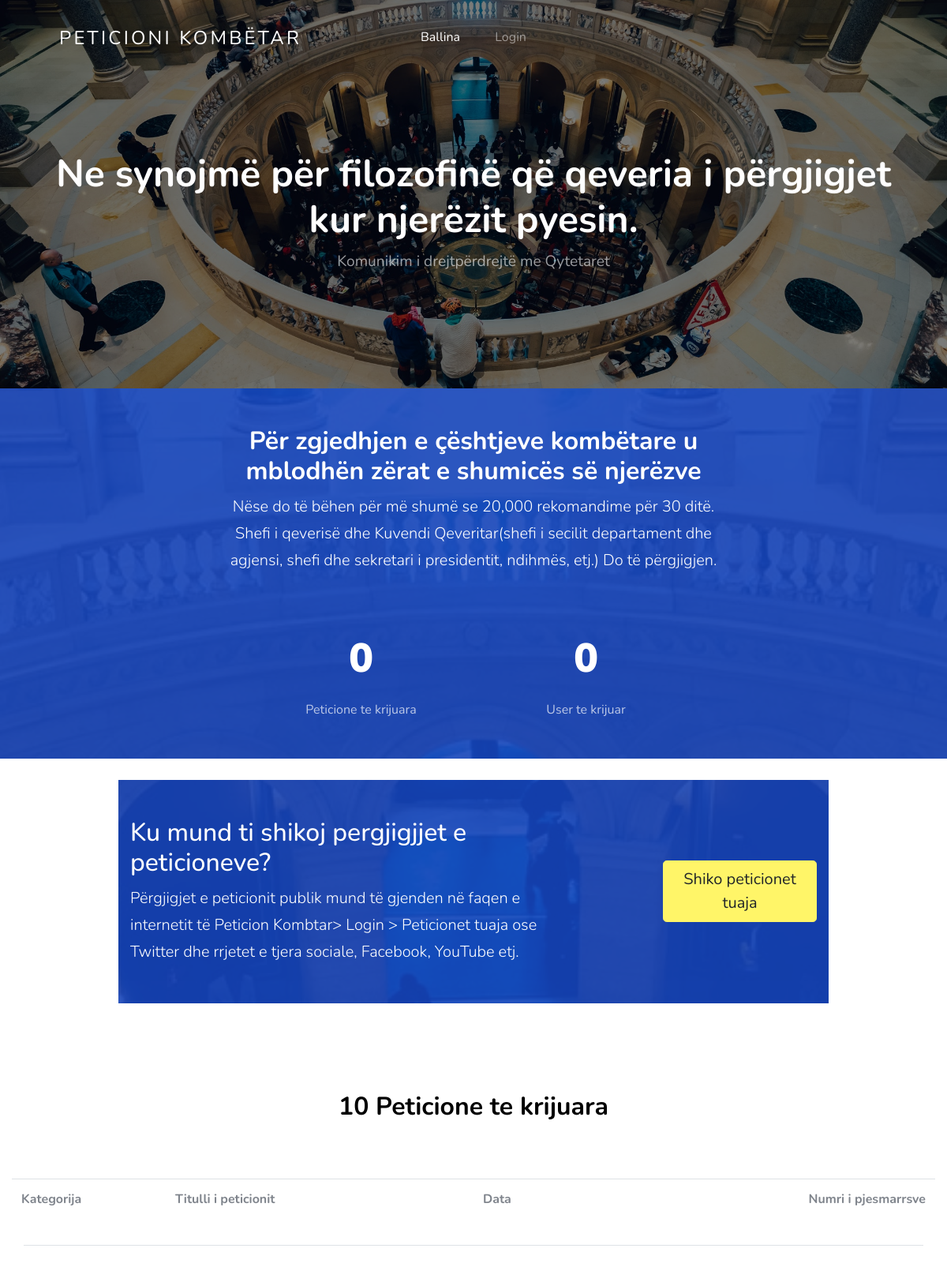
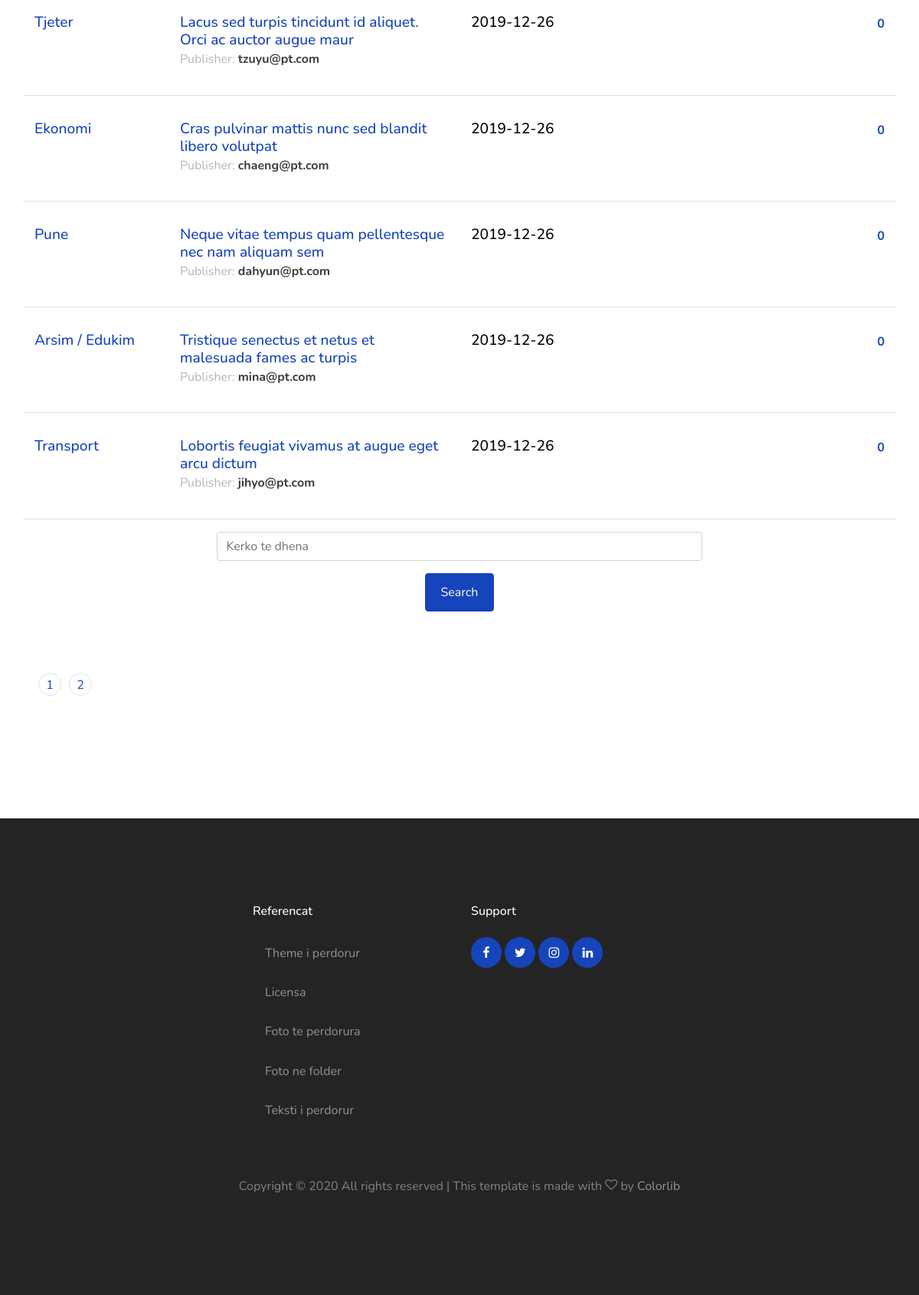
The page / on the database its author committed (2 pictures, top to bottom).
### tables this page shows
CREATE TABLE `logo` (
  `logoId` int(11) NOT NULL,
  `logoTitle` varchar(32) NOT NULL
);

CREATE TABLE `images` (
  `ID_Img` int(11) NOT NULL,
  `post_image` text NOT NULL,
  `logo` text NOT NULL,
  `Category` varchar(50) NOT NULL
);

CREATE TABLE `banner` (
  `main_text_id` int(11) NOT NULL,
  `main_text` text NOT NULL,
  `main_tagline` text NOT NULL,
  `main_text2` text NOT NULL,
  `main_tagline2` text NOT NULL,
  `main_text3` text NOT NULL,
  `main_tagline3` text NOT NULL
);

CREATE TABLE `petitions` (
  `peticionId` int(11) NOT NULL,
  `Titulli` varchar(64) NOT NULL,
  `Autori` varchar(50) NOT NULL,
  `Mesazhi` text NOT NULL,
  `Attachment` varchar(128) NOT NULL,
  `Data` date NOT NULL,
  `Pergjigjja` text NOT NULL,
  `Kategori` int(11) NOT NULL
);

CREATE TABLE `kategori` (
  `kategoriId` int(11) NOT NULL,
  `kategoriTitle` varchar(32) NOT NULL
);

CREATE TABLE `footermenu` (
  `ID_Menu` int(11) NOT NULL,
  `Emri_Menu` varchar(32) NOT NULL,
  `Link` varchar(50) NOT NULL
);

### includes/headerlogo.php (called while the page is built, shortened)
<?php
         mysqli_next_result($connection);
             $result = mysqli_query($connection,"CALL logo()");
   $logo = mysqli_fetch_assoc($result)['logoTitle'];
     ?>

### headerimg.php (called while the page is built, shortened)
<?php
mysqli_next_result($connection);
     $resultImg = mysqli_query($connection,"CALL headerImages('HeaderImage')");
       $img = mysqli_fetch_assoc($resultImg)['post_image'];
     ?>

### index.php (the view, shortened to what this page needs)
<?php
include('db.php');
include('headerimg.php');
include('includes/headerlogo.php');
if(isset($_GET['page'])) {
  $page = $_GET['page'];
} else {
  $page = "";
}
if($page == ""|| $page == 1) {
  $page_1 = 0;
} else {
  $page_1 = ($page * 5) - 5;
}
            mysqli_next_result($connection);
              $find_count = mysqli_query($connection,'CALL selectPetitions()');
             mysqli_next_result($connection);
            $count = mysqli_num_rows($find_count);
            mysqli_next_result($connection);
              $find_countUsers = mysqli_query($connection,'CALL selectUsers()');
             mysqli_next_result($connection);
            $countUsers = mysqli_num_rows($find_countUsers);
?>
<!doctype html>
<html lang="en">
<head>
  <link rel="stylesheet" href="css/custom-bs.css">
  <link rel="stylesheet" href="css/jquery.fancybox.min.css">
  <link rel="stylesheet" href="css/bootstrap-select.min.css">
  <link rel="stylesheet" href="fonts/icomoon/style.css">
  <link rel="stylesheet" href="fonts/line-icons/style.css">
  <link rel="stylesheet" href="css/owl.carousel.min.css">
  <link rel="stylesheet" href="css/animate.min.css">
  <link rel="stylesheet" href="css/style.css">
</head>
<body id="top">
  <div class="site-wrap">
    <header class="site-navbar mt-3">
      <div class="container-fluid">
        <div class="row align-items-center">
          <div class="site-logo col-6"><a href="index.php"><?php echo $logo ?></a></div>
          <nav class="mx-auto site-navigation">
            <ul class="site-menu js-clone-nav d-none d-xl-block ml-0 pl-0">
              <li><a href="index.php" class="active">Ballina</a></li>
              <?php
              if(empty($_SESSION['user']))
                  {
                   echo "<li><a href='login.php'>Login</a></li>";
                  } else {
                    echo "<li><a href='user.php'>My petitions</a></li>";
                  }
                   ?>
            </ul>
          </nav>
        </div>
      </div>
    </header>
<?php
mysqli_next_result($connection);
              $select_all_banners_query = mysqli_query($connection,'CALL selectBanner()');
             mysqli_next_result($connection);
  while ($row=mysqli_fetch_assoc($select_all_banners_query)){
    $main_text            = $row['main_text'];
    $main_tagline       = $row['main_tagline'];
    $main_text2           = $row['main_text2'];
    $main_tagline2           = $row['main_tagline2'];
    $main_text3           = $row['main_text3'];
    $main_tagline3       = $row['main_tagline3'];
  }
      ?>
    <section class="home-section section-hero inner-page overlay bg-image" style="background-image: url('images/<?php echo $img; ?>');"
      id="home-section">
      <div class="container">
        <div class="row align-items-center justify-content-center">
          <div class="col-md-12">
            <div class="mb-5 text-center">
              <h1 class="text-white font-weight-bold"><?php echo $main_text ?></h1>
              <p><?php echo $main_tagline ?></p>
            </div>
          </div>
        </div>
      </div>
    </section>
    <section class="py-5 bg-image overlay-primary fixed overlay" style="background-image: url('images/<?php echo $img; ?>');">
      <div class="container">
        <div class="row mb-5 justify-content-center">
          <div class="col-md-7 text-center">
            <h2 class="section-title mb-2 text-white"><?php echo $main_text2 ?></h2>
            <p class="lead text-white"><?php echo $main_tagline2 ?></p>
          </div>
        </div>
        <div class="row pb-0 block__19738 section-counter d-flex justify-content-center">
          <div class="col-6 col-md-6 col-lg-3 mb-5 mb-lg-0">
            <div class="d-flex align-items-center justify-content-center mb-2">
              <strong class="number" data-number="<?php echo $count; ?>">0</strong>
            </div>
            <span class="caption">Peticione te krijuara</span>
          </div>
          <div class="col-6 col-md-6 col-lg-3 mb-5 mb-lg-0">
            <div class="d-flex align-items-center justify-content-center mb-2">
              <strong class="number" data-number="<?php echo $countUsers; ?>">0</strong>
            </div>
            <span class="caption">User te krijuar</span>
          </div>
        </div>
      </div>
    </section>
    <br>
<section class="py-5 bg-image overlay-primary w-75 fixed overlay" style="background-image: url('images/<?php echo $img; ?>');margin:0 auto;">
  <div class="container">
    <div class="row align-items-center">
      <div class="col-md-8">
        <h2 class="text-white"><?php echo $main_text3 ?></h2>
        <p class="mb-0 text-white lead"><?php echo $main_tagline3 ?></p>
      </div>
            <div class="col-md-3 ml-auto">
        <a href="user.php" class="btn btn-warning btn-block btn-lg">Shiko peticionet tuaja</a>
      </div>
    </div>
  </div>
</section>
    <section class="site-section">
      <div class="container">
        <div class="row mb-5 justify-content-center">
          <div class="col-md-7 text-center">
            <h2 class="section-title mb-2"><?php echo $count; ?> Peticione te krijuara</h2>
          </div>
        </div>
        <div class="mb-5">
               <div class="row align-items-start job-item border-bottom pb-3 mb-3 pt-3">
                  <table class="table">
                   <tr class="row">
                     <th class="col-sm-2">Kategorija</th>
                     <th class="col-sm-4">Titulli i peticionit</th>
                     <th class="col-sm-3 text-left">Data</th>
                     <th class="col-sm-3 text-md-right">Numri i pjesmarrsve</th>
                    </tr>
                    </table>
               </div>
              </div>
        <?php
           if(!isset($_POST['searchbar']))
           {
             mysqli_next_result($connection);
              $select_all_petitions_query = mysqli_query($connection,"CALL selectIndexPost('$page_1')");
             mysqli_next_result($connection);
           }
           else{
             $search = $_POST['search'];
             mysqli_next_result($connection);
      $select_all_petitions_query = mysqli_query($connection,"CALL searchPetition('$search')");
      mysqli_next_result($connection);
           }
            while($row = mysqli_fetch_assoc($select_all_petitions_query)){
              $post_id = $row['peticionId'];
              $post_kategori = $row['kategoriTitle'];
              $post_title = $row['Titulli'];
              $post_date = $row['Data'];
              $post_author = $row['Autori'];
              ?>
        <div class="mb-5">
          <div class="row align-items-start job-item border-bottom pb-3 mb-3 pt-3">
            <div class="col-md-2">
              <h3 class="text-primary"><?php echo $post_kategori ?></h3>
            </div>
            <div class="col-md-4">
              <h2><a href="post.php?p_id=<?php echo $post_id ?>"><?php echo $post_title ?></a> </h2>
              <p class="meta">Publisher: <strong><?php echo $post_author ?></strong></p>
            </div>
            <div class="col-md-3 text-left">
              <h3><?php echo $post_date ?></h3>
            </div>
            <div class="col-md-3 text-md-right">
              <strong class="text-primary"><?php
                    mysqli_next_result($connection);
      $result3 = mysqli_query($connection,"CALL selectPostsSigned('$post_id')");
      mysqli_next_result($connection);
                    $signed = mysqli_fetch_assoc($result3)['signed'];
                    echo $signed; ?></strong>
            </div>
          </div>
      <?php } ?>
      <div class="row mb-5 justify-content-center">
      <div class="col-md-7 text-center">
       <div class="row form-group">
          <div class="col-md-12">
          <form action="" method="post">
          <div class="form-group">
          <input name="search" type="search" placeholder="Kerko te dhena" class="form-control"/>
          </div>
          <div class="form-group">
          <input name="searchbar" type="submit" value="Search" class="btn btn-primary btn-md text-white"/>
          </div>
                </form>
                  </div>
                </div>
          </div>
        </div>
        <div class="row pagination-wrap">
          <div class="col-md-6 text-center text-md-left">
            <div class="custom-pagination ml-auto">
              <div class="d-inline-block">
               <?php
                $count= ceil($count / 5);
                for($i = 1; $i<= $count; $i++) {
                  echo "<a href='index.php?page={$i}'>{$i}</a>";
                }
              ?>
              </div>
            </div>
          </div>
        </div>
      </div>
    </section>
<?php include("includes/footer.php"); ?>

### includes/footer.php (shortened to what this page needs)
 <footer class="site-footer">
      <div class="container">
        <div class="row mb-5">
          <div class="col-6 col-md-3 mb-4 mb-md-0">
          </div>
          <div class="col-6 col-md-3 mb-4 mb-md-0">
            <h3>Referencat</h3>
            <ul class="list-unstyled">
            <?php
              mysqli_next_result($connection);
              $select_all_menus_query = mysqli_query($connection,'CALL footerReferencat()');
             while($row = mysqli_fetch_assoc($select_all_menus_query)){
                $Emri_Menu = $row['Emri_Menu'];
                $Link = $row['Link'];
              ?>
                <li><a href="<?php echo $Link ?>" class="nav-link"><?php echo $Emri_Menu ?></a></li>
                <?php } ?>
            </ul>
          </div>
          <div class="col-6 col-md-3 mb-4 mb-md-0">
            <h3>Support</h3>
            <div class="footer-social">
              <a href="#"><span class="icon-facebook"></span></a>
              <a href="#"><span class="icon-twitter"></span></a>
              <a href="#"><span class="icon-instagram"></span></a>
              <a href="#"><span class="icon-linkedin"></span></a>
            </div>
          </div>
          <div class="col-6 col-md-3 mb-4 mb-md-0">
          </div>
        </div>
        <div class="row text-center">
          <div class="col-12">
            <p>
              Copyright &copy;
              <script>document.write(new Date().getFullYear());</script> All rights reserved | This template is made
              with <i class="icon-heart-o" aria-hidden="true"></i> by <a href="https://colorlib.com"
                target="_blank">Colorlib</a>
            </p>
          </div>
        </div>
      </div>
    </footer>
  </div>
</body>
</html>

### rows shown on the page
logo: logoTitle "PETICIONI KOMBËTAR"
images: post_image (picture)
banner: main_text "Ne synojmë për filozofinë që qeveria i përgjigjet kur njerëzit pyesin.", main_tagline "Komunikim i drejtpërdrejtë me Qytetaret", main_text2 "Për zgjedhjen e çështjeve kombëtare u mblodhën zërat e shumicës së njerëzve", main_tagline2 "Nëse do të bëhen për më shumë se 20,000 rekomandime për 30 ditë. Shefi i qeverisë dhe Kuvendi Qeveritar(shefi i secilit departament dhe agjensi, shefi dhe sekretari i presidentit, ndihmës, etj.) Do të përgjigjen.", main_text3 "Ku mund ti shikoj pergjigjjet e peticioneve?", main_tagline3 "Përgjigjet e peticionit publik mund të gjenden në faqen e internetit të Peticion Kombtar> Login > Peticionet tuaja ose Twitter dhe rrjetet e tjera sociale, Facebook, YouTube etj."
petitions: Kategori.kategoriTitle "Tjeter", Titulli "Lacus sed turpis tincidunt id aliquet. Orci ac auctor augue maur", Autori "tzuyu@pt.com", Data "2019-12-26", signed "0"
petitions: Kategori.kategoriTitle "Ekonomi", Titulli "Cras pulvinar mattis nunc sed blandit libero volutpat", Autori "chaeng@pt.com", Data "2019-12-26", signed "0"
petitions: Kategori.kategoriTitle "Pune", Titulli "Neque vitae tempus quam pellentesque nec nam aliquam sem", Autori "dahyun@pt.com", Data "2019-12-26", signed "0"
petitions: Kategori.kategoriTitle "Arsim / Edukim", Titulli "Tristique senectus et netus et malesuada fames ac turpis", Autori "mina@pt.com", Data "2019-12-26", signed "0"
petitions: Kategori.kategoriTitle "Transport", Titulli "Lobortis feugiat vivamus at augue eget arcu dictum", Autori "jihyo@pt.com", Data "2019-12-26", signed "0"
footermenu: Emri_Menu "Theme i perdorur"
footermenu: Emri_Menu "Licensa"
footermenu: Emri_Menu "Foto te perdorura"
footermenu: Emri_Menu "Foto ne folder"
footermenu: Emri_Menu "Teksti i perdorur"

### other values the page prints
$count "10"
